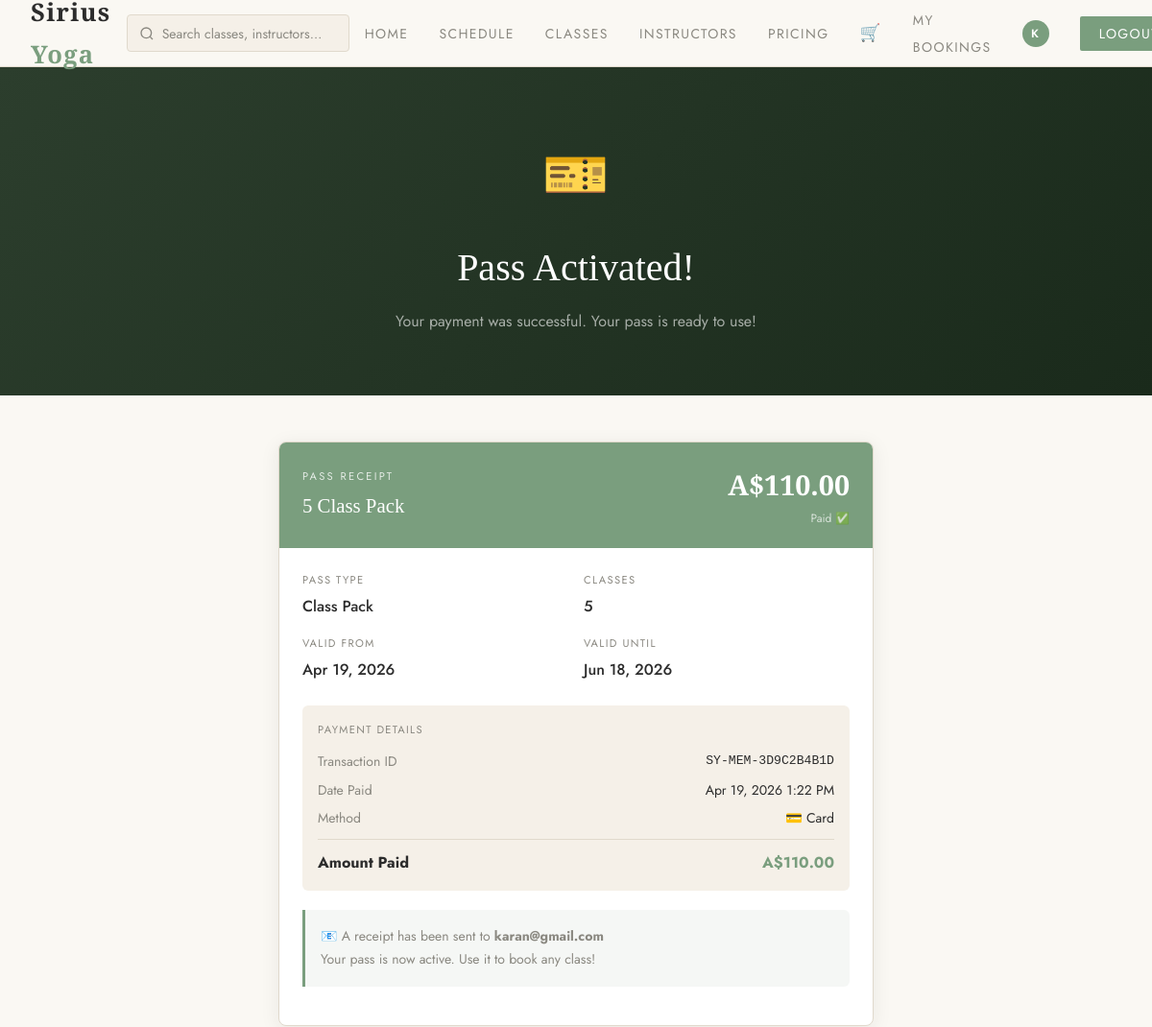
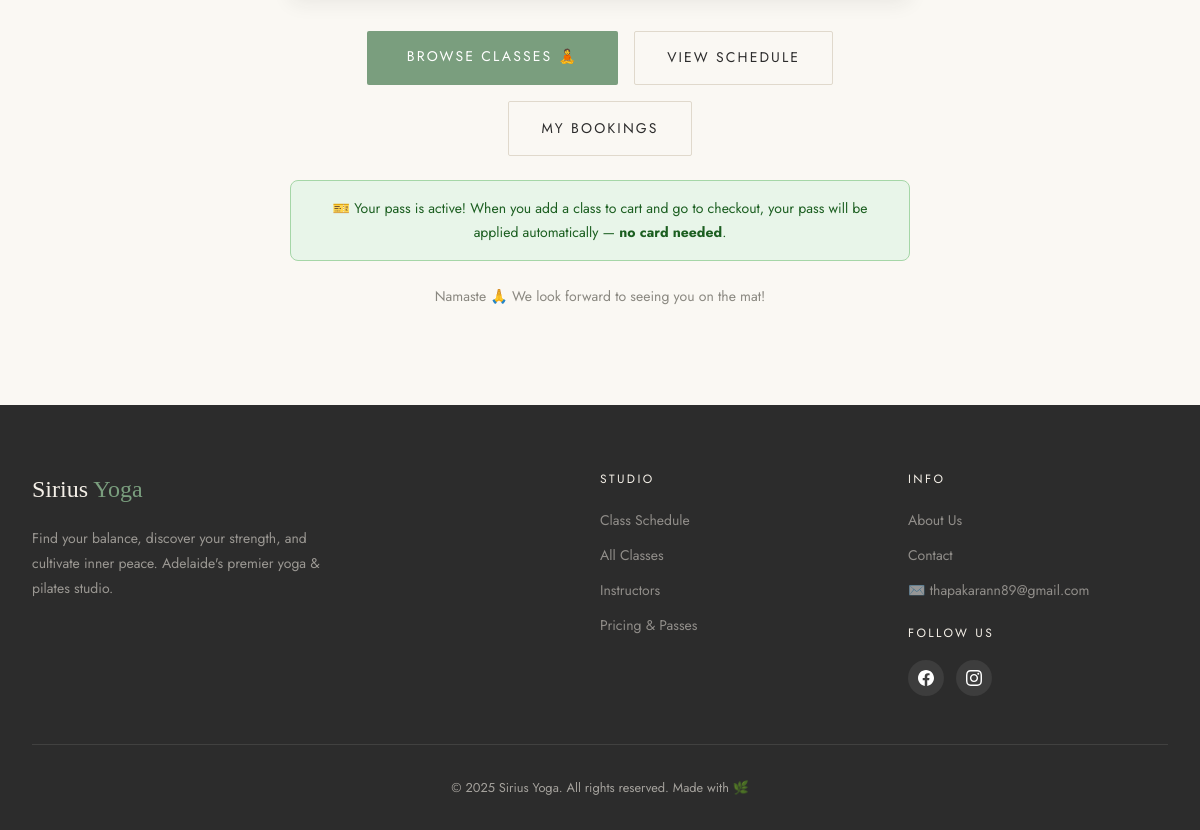
/membership/receipt/ (signed in), run on the app's committed database (2 pictures, top to bottom).
### core/models.py (models this page shows, shortened)
class UserMembership(models.Model):
    STATUS_CHOICES = [('active', 'Active'), ('expired', 'Expired'), ('cancelled', 'Cancelled')]
    user = models.ForeignKey(User, on_delete=models.CASCADE, related_name='memberships')
    plan = models.ForeignKey(MembershipPlan, on_delete=models.PROTECT)
    start_date = models.DateField()
    end_date = models.DateField()
    classes_remaining = models.IntegerField(null=True, blank=True)
    status = models.CharField(max_length=20, choices=STATUS_CHOICES, default='active')
    created_at = models.DateTimeField(auto_now_add=True)

class MembershipPlan(models.Model):
    PLAN_TYPE_CHOICES = [
        ('unlimited', 'Unlimited Monthly'),
        ('pack', 'Class Pack'),
        ('drop_in', 'Drop-In'),
    ]
    name = models.CharField(max_length=100)
    plan_type = models.CharField(max_length=20, choices=PLAN_TYPE_CHOICES)
    description = models.TextField(blank=True)
    price = models.DecimalField(max_digits=8, decimal_places=2)
    classes_included = models.IntegerField(null=True, blank=True, help_text="For packs. Null = unlimited")
    validity_days = models.IntegerField(default=30, help_text="How many days this plan is valid")
    is_active = models.BooleanField(default=True)
    highlight = models.BooleanField(default=False, help_text="Mark as featured/popular")

class Payment(models.Model):
    booking = models.OneToOneField(Booking, on_delete=models.CASCADE, related_name='payment', null=True, blank=True)
    membership = models.OneToOneField(UserMembership, on_delete=models.CASCADE, related_name='payment', null=True, blank=True)
    user = models.ForeignKey(User, on_delete=models.CASCADE)
    amount = models.DecimalField(max_digits=8, decimal_places=2)
    transaction_id = models.CharField(max_length=100, unique=True)
    payment_method = models.CharField(max_length=50, default='card')
    status = models.CharField(max_length=20, default='completed')
    created_at = models.DateTimeField(auto_now_add=True)

### core/views.py (the view)
# urls.py: path('membership/receipt/', views.membership_receipt, name='membership_receipt'),
@login_required
def membership_receipt(request):
    membership_id = request.session.pop('membership_receipt_id', None)
    if not membership_id:
        return redirect('my_bookings')
    membership = get_object_or_404(UserMembership, pk=membership_id, user=request.user)
    payment = Payment.objects.filter(membership=membership).first()
    return render(request, 'membership_receipt.html', {
        'membership': membership,
        'payment': payment,
    })

### core/context_processors.py (called while the page is built)
def cart_count(request):
    count = 0
    if request.user.is_authenticated:
        count = CartItem.objects.filter(user=request.user).count()
    return {'cart_count': count}

### templates/membership_receipt.html (shortened to what this page needs)
{% extends 'base.html' %}
{% block content %}
<div style="background:linear-gradient(135deg,#2c3e2d,#1a2a1b);padding:4rem 2rem;text-align:center;color:white;">
  <div style="font-size:3.5rem;margin-bottom:1rem;">🎫</div>
  <h1 style="font-family:'Cormorant Garamond',serif;font-size:2.5rem;font-weight:300;margin-bottom:0.5rem;">Pass Activated!</h1>
  <p style="opacity:0.6;font-size:1rem;">Your payment was successful. Your pass is ready to use!</p>
</div>
<section class="section" style="padding-top:3rem;">
  <div class="section-inner" style="max-width:620px;">
    <div style="background:white;border:1px solid var(--border);border-radius:8px;overflow:hidden;box-shadow:0 4px 20px rgba(44,44,44,0.08);">
      <div style="background:var(--sage);padding:1.25rem 1.5rem;display:flex;justify-content:space-between;align-items:center;">
        <div style="color:white;">
          <div style="font-size:0.7rem;letter-spacing:0.2em;text-transform:uppercase;opacity:0.8;margin-bottom:0.2rem;">Pass Receipt</div>
          <div style="font-family:'Cormorant Garamond',serif;font-size:1.3rem;font-weight:500;">{{ membership.plan.name }}</div>
        </div>
        <div style="text-align:right;color:white;">
          <div style="font-family:'Cormorant Garamond',serif;font-size:1.8rem;font-weight:600;">A${{ membership.plan.price }}</div>
          <div style="font-size:0.75rem;opacity:0.7;">Paid ✅</div>
        </div>
      </div>
      <div style="padding:1.5rem;">
        <div style="display:grid;grid-template-columns:1fr 1fr;gap:1rem;margin-bottom:1.5rem;">
          <div>
            <div style="font-size:0.7rem;letter-spacing:0.12em;text-transform:uppercase;color:var(--soft-grey);margin-bottom:0.25rem;">Pass Type</div>
            <div style="font-weight:500;">{{ membership.plan.get_plan_type_display }}</div>
          </div>
          <div>
            <div style="font-size:0.7rem;letter-spacing:0.12em;text-transform:uppercase;color:var(--soft-grey);margin-bottom:0.25rem;">Classes</div>
            <div style="font-weight:500;">{% if membership.plan.plan_type == 'unlimited' %}Unlimited{% else %}{{ membership.plan.classes_included }}{% endif %}</div>
          </div>
          <div>
            <div style="font-size:0.7rem;letter-spacing:0.12em;text-transform:uppercase;color:var(--soft-grey);margin-bottom:0.25rem;">Valid From</div>
            <div style="font-weight:500;">{{ membership.start_date|date:"M j, Y" }}</div>
          </div>
          <div>
            <div style="font-size:0.7rem;letter-spacing:0.12em;text-transform:uppercase;color:var(--soft-grey);margin-bottom:0.25rem;">Valid Until</div>
            <div style="font-weight:500;">{{ membership.end_date|date:"M j, Y" }}</div>
          </div>
        </div>
        {% if payment %}
        <div style="background:var(--cream);border-radius:6px;padding:1rem;margin-bottom:1.25rem;">
          <div style="font-size:0.7rem;letter-spacing:0.12em;text-transform:uppercase;color:var(--soft-grey);margin-bottom:0.75rem;">Payment Details</div>
          <div style="display:flex;justify-content:space-between;font-size:0.875rem;margin-bottom:0.35rem;">
            <span style="color:var(--soft-grey);">Transaction ID</span>
            <span style="font-family:monospace;font-size:0.82rem;font-weight:500;">{{ payment.transaction_id }}</span>
          </div>
          <div style="display:flex;justify-content:space-between;font-size:0.875rem;margin-bottom:0.35rem;">
            <span style="color:var(--soft-grey);">Date Paid</span>
            <span>{{ payment.created_at|date:"M j, Y g:i A" }}</span>
          </div>
          <div style="display:flex;justify-content:space-between;font-size:0.875rem;margin-bottom:0.35rem;">
            <span style="color:var(--soft-grey);">Method</span>
            <span>💳 Card</span>
          </div>
          <div style="border-top:1px solid var(--border);padding-top:0.6rem;margin-top:0.6rem;display:flex;justify-content:space-between;font-weight:700;">
            <span>Amount Paid</span>
            <span style="color:var(--sage);">A${{ payment.amount }}</span>
          </div>
        </div>
        {% endif %}
        <div style="background:rgba(122,158,126,0.08);border-left:3px solid var(--sage);padding:1rem;border-radius:0 6px 6px 0;margin-bottom:1rem;">
          <p style="font-size:0.875rem;color:var(--soft-grey);margin:0;line-height:1.7;">
            📧 A receipt has been sent to <strong>{{ request.user.email }}</strong><br>
            Your pass is now active. Use it to book any class!
          </p>
        </div>
      </div>
    </div>
    <div style="display:flex;gap:1rem;justify-content:center;flex-wrap:wrap;margin-top:2rem;">
      <a href="{% url 'classes' %}" class="btn-primary">Browse Classes 🧘</a>
      <a href="{% url 'schedule' %}" class="btn-outline" style="color:var(--charcoal);border-color:var(--border);padding:0.9rem 2rem;">View Schedule</a>
      <a href="{% url 'my_bookings' %}" class="btn-outline" style="color:var(--charcoal);border-color:var(--border);padding:0.9rem 2rem;">My Bookings</a>
    </div>
    <div style="background:#e8f5e9;border:1px solid #a5d6a7;border-radius:8px;padding:1rem 1.25rem;margin-top:1.5rem;text-align:center;font-size:0.875rem;color:#1b5e20;">
      🎫 Your pass is active! When you add a class to cart and go to checkout, your pass will be applied automatically — <strong>no card needed</strong>.
    </div>
    <p style="text-align:center;margin-top:1.5rem;font-size:0.875rem;color:var(--soft-grey);">Namaste 🙏 We look forward to seeing you on the mat!</p>
  </div>
</section>
{% endblock %}

### templates/base.html (shortened to what this page needs)
<!DOCTYPE html>
<html lang="en">
<head>
  {% load static %}
  <link rel="stylesheet" href="{% static 'css/style.css' %}">
</head>
<body>
<nav class="navbar">
  <a href="{% url 'home' %}" class="nav-brand">Sirius <span>Yoga</span></a>
  <div class="search-wrap" id="searchWrap">
    <div class="search-box">
      <svg class="search-icon" width="16" height="16" viewBox="0 0 24 24" fill="none" stroke="currentColor" stroke-width="2"><circle cx="11" cy="11" r="8"/><path d="m21 21-4.35-4.35"/></svg>
      <input type="text" id="searchInput" class="search-input" placeholder="Search classes, instructors…" autocomplete="off" spellcheck="false">
    </div>
  </div>
  <ul class="nav-links">
    <li><a href="{% url 'home' %}">Home</a></li>
    <li><a href="{% url 'schedule' %}">Schedule</a></li>
    <li><a href="{% url 'classes' %}">Classes</a></li>
    <li><a href="{% url 'instructors' %}">Instructors</a></li>
    <li><a href="{% url 'pricing' %}">Pricing</a></li>
    {% if user.is_authenticated %}
      <li>
        <a href="{% url 'cart' %}" style="display:flex;align-items:center;gap:0.35rem;position:relative;">
          <span style="font-size:1.1rem;">🛒</span>
        </a>
      </li>
      {% if user.is_staff %}
        <li><a href="{% url 'owner_dashboard' %}">Dashboard</a></li>
        <li><a href="{% url 'manage_bookings' %}">Bookings</a></li>
        <li><a href="{% url 'manage_payments' %}">Payments</a></li>
        <li><a href="{% url 'admin:index' %}">Admin</a></li>
      {% else %}
        <li><a href="{% url 'my_bookings' %}">My Bookings</a></li>
      {% endif %}
      <li><a href="{% url 'customer_profile' %}">
        <span style="width:28px;height:28px;background:var(--sage);border-radius:50%;display:inline-flex;align-items:center;justify-content:center;color:white;font-size:0.75rem;font-weight:600">
          {{ user.first_name|first|default:user.username|first|upper }}
        </span>
      </a></li>
      <li><a href="{% url 'logout' %}" class="btn-nav">Logout</a></li>
    {% else %}
      <li><a href="{% url 'login' %}">Login</a></li>
      <li><a href="{% url 'register' %}" class="btn-nav">Join Free</a></li>
    {% endif %}
  </ul>
</nav>
{% block content %}{% endblock %}
<footer>
  <div class="footer-inner">
    <div class="footer-grid">
      <div>
        <div class="footer-brand">Sirius <span>Yoga</span></div>
        <p style="font-size:0.875rem;line-height:1.8;max-width:300px;color:rgba(245,240,232,0.55);">
          Find your balance, discover your strength, and cultivate inner peace. Adelaide's premier yoga & pilates studio.
        </p>
      </div>
      <div>
        <div class="footer-heading">Studio</div>
        <ul class="footer-links">
          <li><a href="{% url 'schedule' %}">Class Schedule</a></li>
          <li><a href="{% url 'classes' %}">All Classes</a></li>
          <li><a href="{% url 'instructors' %}">Instructors</a></li>
          <li><a href="{% url 'pricing' %}">Pricing & Passes</a></li>
        </ul>
      </div>
      <div>
        <div class="footer-heading">Info</div>
        <ul class="footer-links">
          <li><a href="{% url 'about' %}">About Us</a></li>
          <li><a href="{% url 'contact' %}">Contact</a></li>
          <li><a href="mailto:thapakarann89@gmail.com">✉️ thapakarann89@gmail.com</a></li>
        </ul>
        <div style="margin-top:1.25rem;">
          <div class="footer-heading">Follow Us</div>
          <div style="display:flex;gap:0.75rem;margin-top:0.5rem;">
            <a href="https://www.facebook.com" target="_blank" rel="noopener"
               style="width:36px;height:36px;background:rgba(255,255,255,0.08);border-radius:50%;display:flex;align-items:center;justify-content:center;transition:background 0.2s;"
               onmouseover="this.style.background='#1877f2'" onmouseout="this.style.background='rgba(255,255,255,0.08)'">
            </a>
            <a href="https://www.instagram.com" target="_blank" rel="noopener"
               style="width:36px;height:36px;background:rgba(255,255,255,0.08);border-radius:50%;display:flex;align-items:center;justify-content:center;transition:background 0.2s;"
               onmouseover="this.style.background='#e1306c'" onmouseout="this.style.background='rgba(255,255,255,0.08)'">
            </a>
          </div>
        </div>
      </div>
    </div>
    <div class="footer-bottom">© 2025 Sirius Yoga. All rights reserved. Made with 🌿</div>
  </div>
</footer>
</body>
</html>

### static/css/style.css (style rules this page uses)
:root { --cream: #f5f0e8; --warm-white: #faf8f3; --sage: #7a9e7e; --sage-dark: #4a7550; --terracotta: #c4704f; --gold: #c9a84c; --charcoal: #2c2c2c; --soft-grey: #8a8880; --border: #e0d9cc; --shadow: rgba(44,44,44,0.08); }
* { margin: 0; padding: 0; box-sizing: border-box; }
body { font-family: 'Jost', sans-serif; background-color: var(--warm-white); color: var(--charcoal); line-height: 1.7; }
.navbar { background: rgba(250,248,243,0.95); backdrop-filter: blur(10px); border-bottom: 1px solid var(--border); padding: 0 2rem; position: sticky; top: 0; z-index: 100; display: flex; align-items: center; justify-content: space-between; height: 70px; }
.nav-brand { font-family: 'Cormorant Garamond', serif; font-size: 1.6rem; font-weight: 600; color: var(--charcoal); text-decoration: none; letter-spacing: 0.05em; }
.nav-brand span { color: var(--sage); }
.nav-links { display: flex; align-items: center; gap: 2rem; list-style: none; }
.nav-links a { font-size: 0.875rem; font-weight: 400; letter-spacing: 0.1em; text-transform: uppercase; color: var(--soft-grey); text-decoration: none; transition: color 0.2s; }
.nav-links .btn-nav { background: var(--sage); color: white !important; padding: 0.5rem 1.25rem; border-radius: 2px; }
.btn-primary { background: var(--sage); color: white; padding: 0.9rem 2.5rem; border: none; border-radius: 2px; font-family: 'Jost', sans-serif; font-size: 0.875rem; letter-spacing: 0.15em; text-transform: uppercase; cursor: pointer; text-decoration: none; display: inline-block; transition: all 0.3s; }
.btn-outline { background: transparent; color: var(--cream); padding: 0.9rem 2.5rem; border: 1px solid rgba(245,240,232,0.3); border-radius: 2px; font-family: 'Jost', sans-serif; font-size: 0.875rem; letter-spacing: 0.15em; text-transform: uppercase; text-decoration: none; display: inline-block; transition: all 0.3s; }
.section { padding: 6rem 2rem; }
.section-inner { max-width: 1200px; margin: 0 auto; }
footer { background: var(--charcoal); color: rgba(245,240,232,0.6); padding: 4rem 2rem 2rem; }
.footer-inner { max-width: 1200px; margin: 0 auto; }
.footer-grid { display: grid; grid-template-columns: 2fr 1fr 1fr; gap: 3rem; margin-bottom: 3rem; }
.footer-brand { font-family: 'Cormorant Garamond', serif; font-size: 1.5rem; color: var(--cream); margin-bottom: 1rem; }
.footer-brand span { color: var(--sage); }
.footer-links { list-style: none; }
.footer-links li { margin-bottom: 0.5rem; }
.footer-links a { color: rgba(245,240,232,0.5); text-decoration: none; font-size: 0.875rem; transition: color 0.2s; }
.footer-heading { font-size: 0.75rem; letter-spacing: 0.2em; text-transform: uppercase; color: var(--cream); margin-bottom: 1rem; }
.footer-bottom { border-top: 1px solid rgba(245,240,232,0.1); padding-top: 2rem; font-size: 0.8rem; text-align: center; }
.search-wrap { position: relative; flex: 0 1 320px; margin: 0 1rem; }
.search-box { display: flex; align-items: center; background: var(--cream); border: 1.5px solid var(--border); border-radius: 24px; padding: 0 0.75rem; transition: border-color 0.2s, box-shadow 0.2s; }
.search-icon { color: var(--soft-grey); flex-shrink: 0; }
.search-input { flex: 1; border: none; background: transparent; padding: 0.55rem 0.5rem; font-family: 'Jost', sans-serif; font-size: 0.875rem; color: var(--charcoal); outline: none; min-width: 0; }
.search-input::placeholder { color: var(--soft-grey); }
.search-wrap { flex: 0 1 400px; }
.search-box { border-radius: 4px; }

### data on the page
UserMembership: plan.name "5 Class Pack", plan.price "110.00", plan.plan_type "Class Pack", plan.classes_included "5", start_date "Apr 19, 2026", end_date "Jun 18, 2026"
Payment: transaction_id "SY-MEM-3D9C2B4B1D", created_at "Apr 19, 2026 1:22 PM", amount "110.00"

### other printed values
{{ user.first_name|first|default:user.username|first|upper }} "K"
{{ request.user.email }} "karan@gmail.com"
